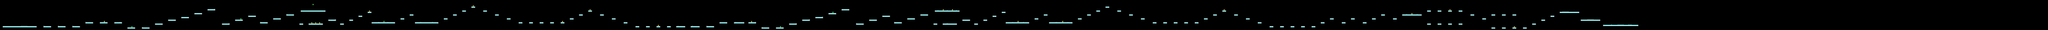

The image is a tile-based game level rendered from a .tmx file. Its description and source (layers, tilesets, objects; grid data summarised) follow:
An orthogonal 1560x23 tile map with 32x32 px tiles, 1 tile layer (Tile Layer 1), 5 tilesets.

<map version="1.4" tiledversion="1.4.2" orientation="orthogonal" renderorder="right-down" width="1560" height="23" tilewidth="32" tileheight="32" infinite="0" nextlayerid="2" nextobjectid="1">
 <tileset firstgid="1" source="plataforma.tsx" />
 <tileset firstgid="71" source="BuffMultiplicador.tsx" />
 <tileset firstgid="72" source="moneda.tsx" />
 <tileset firstgid="80" source="TrampaBoli.tsx" />
 <tileset firstgid="92" source="BuffEscudo.tsx" />
 <layer id="1" name="Tile Layer 1" width="1560" height="23">
  <data>[35880 cells, 828 non-empty, 11 distinct tile ids]</data>
 </layer>
</map>